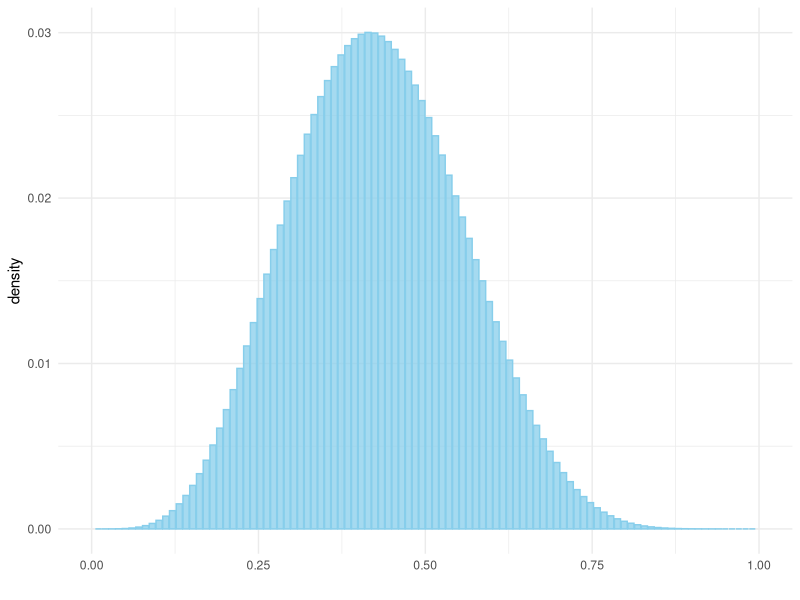

Source code (R):
# libraries --------------------------------------------------------------------
library(ggplot2)

# grid based Bayesian inference ------------------------------------------------
# set grid resolution
resolution <- 100

# create the grid
grid <- seq(from = 0, to = 1, length.out = resolution)

# prior
prior <- rep(1, resolution)

# data
n <- 12
z <- 5

# likelihood
likelihood <- dbinom(z, n, prob = grid)

# posterior
posterior <- likelihood * prior

# normalize the posterior so it sums to 1
posterior <- posterior / sum(posterior)

# fairness calculation ---------------------------------------------------------
bottom_cut <- 0.3 * resolution
top_cut <- 0.7 * resolution
fairness <- sum(posterior[bottom_cut:top_cut])
cat(paste0("Fairness of the coin is: ", format(fairness, digits = 3), "."))

# fairness visualization -------------------------------------------------------
df <- data.frame(x = grid, y = posterior)
ggplot(data = df, aes(x = x, y = y)) +
  geom_bar(stat = "identity", color = "skyblue",
           fill = "skyblue", alpha = 0.75) +
  xlim(0, 1) +
  xlab("") +
  ylab("density") +
  theme_minimal()
